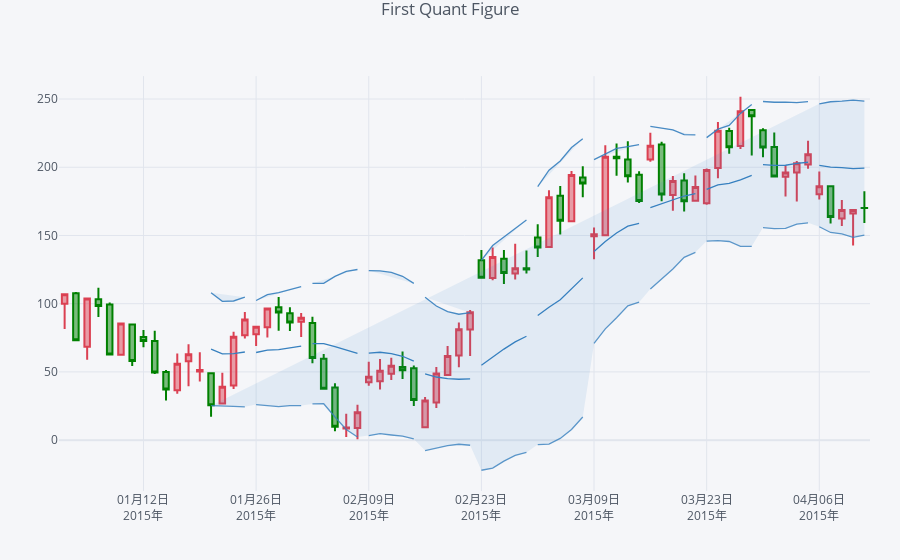

The notebook cell this image was saved under:
### Code cell
qf=cf.QuantFig(df,title='First Quant Figure',legend='top',name='GS')
qf.add_bollinger_bands()
qf.iplot()
